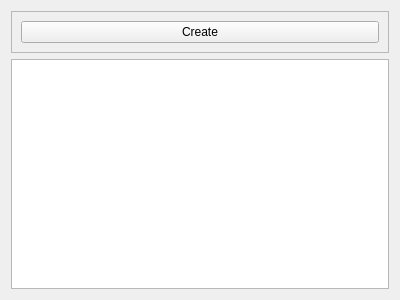
<?xml version="1.0" encoding="UTF-8"?>
<ui version="4.0">
 <class>AlbumListWidget</class>
 <widget class="QWidget" name="AlbumListWidget">
  <property name="geometry">
   <rect>
    <x>0</x>
    <y>0</y>
    <width>400</width>
    <height>300</height>
   </rect>
  </property>
  <property name="windowTitle">
   <string>Form</string>
  </property>
  <layout class="QVBoxLayout" name="verticalLayout">
   <item>
    <widget class="QFrame" name="frame">
     <property name="frameShape">
      <enum>QFrame::StyledPanel</enum>
     </property>
     <property name="frameShadow">
      <enum>QFrame::Raised</enum>
     </property>
     <layout class="QHBoxLayout" name="horizontalLayout">
      <item>
       <widget class="QPushButton" name="createAlbumButton">
        <property name="text">
         <string>Create</string>
        </property>
        <property name="icon">
         <iconset resource="res/resource.qrc">
          <normaloff>:/icons/album-add.png</normaloff>:/icons/album-add.png</iconset>
        </property>
       </widget>
      </item>
     </layout>
    </widget>
   </item>
   <item>
    <widget class="QListView" name="albumList"/>
   </item>
  </layout>
 </widget>
 <resources>
  <include location="res/resource.qrc"/>
 </resources>
 <connections/>
</ui>
